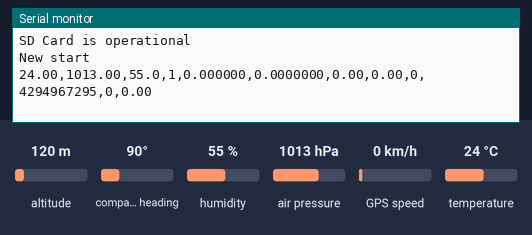
Simulated run of this sketch. Board: Arduino Uno, built with avr-gcc and run on an emulated ATmega328P. Parts: the last lines printed to the serial monitor. Inputs (shaded band) come from the test bench; at power-on: altitude 120 m, compass heading 90°, humidity 55 %, air pressure 1013 hPa, GPS speed 0 km/h, temperature 24 °C. Storage starts empty; the GPS gets a fix after 3 s at 37.7749, -122.4194 with 8 satellites.

Above: at 1.3 s.
1.4 s: altitude set to 20 m
At 2.7 s:
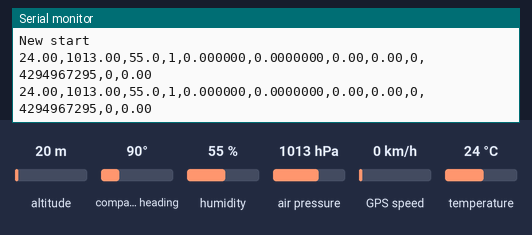
2.9 s: compass heading set to 7°
At 3.6 s:
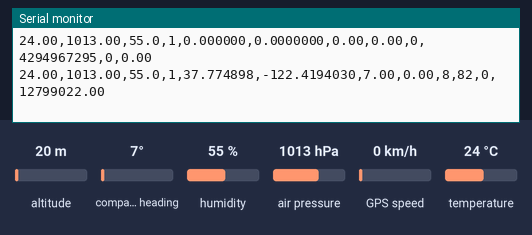
4.4 s: humidity set to 22 %
At 5.7 s:
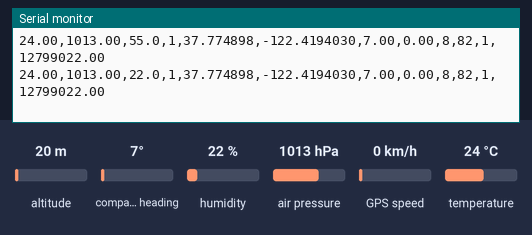
5.9 s: air pressure set to 952 hPa
At 7.1 s:
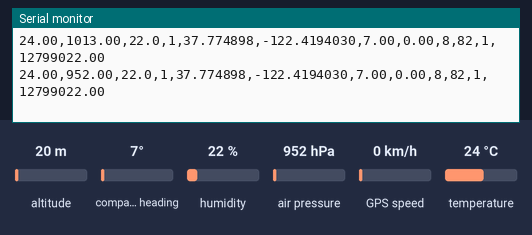
7.4 s: GPS speed set to 2 km/h
At 7.4 s:
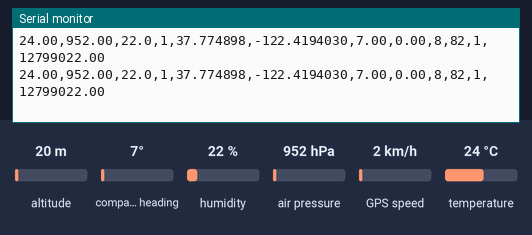

Measured:
- after the input at 2.9 s, the serial monitor: prints a new line after 0.21 s (image 2)
- after the input at 4.4 s, the serial monitor: prints a new line after 0.78 s (image 3)
- after the input at 5.9 s, the serial monitor: prints a new line after 0.32 s (image 4)

The sketch:

Anthus.ino
```cpp
#include <Wire.h>
#include <SD.h>
#include "SparkFunHTU21D.h"
#include <Adafruit_BMP280.h>
#include <SoftwareSerial.h>
#include <TinyGPS++.h>

const int sdCardPinChipSelect = 0;
const char *fileName = "data.csv";
unsigned long timestamp, interval = 0;

static const int RXPin = 3, TXPin = 2;
static const uint32_t GPSBaud = 9600;

float humd;
float Temp;
float Press;

Adafruit_BMP280 bmp; // I2C Interface
HTU21D myHumidity;
File myFile;
TinyGPSPlus gps;
SoftwareSerial ss(RXPin, TXPin);

int i = 0;
int sdStatus;

int i2, interval2, interval3 = 0;

double latBuffer, lngBuffer, courseBuffer, speedBuffer, lastUpdate;
int satellitesConnected;
int valid;

double prevLat, prevLng;

void setup() {
  Serial.begin(115200);

  if (!SD.begin(sdCardPinChipSelect)) {
    Serial.println();
    Serial.println("SD Card initialisation Failed");
    while (true)
      ;
  }
  Serial.println(F("SD Card is operational"));
  Serial.println();

  if (!bmp.begin()) {
    Serial.print("BMP failed to initiate, check wiring");
    while (1)
      ;
  }

  /* Default settings from datasheet. */
  bmp.setSampling(Adafruit_BMP280::MODE_NORMAL,     /* Operating Mode. */
                  Adafruit_BMP280::SAMPLING_X2,     /* Temp. oversampling */
                  Adafruit_BMP280::SAMPLING_X16,    /* Pressure oversampling */
                  Adafruit_BMP280::FILTER_X16,      /* Filtering. */
                  Adafruit_BMP280::STANDBY_MS_500); /* Standby time. */

  myHumidity.begin();
  ss.begin(GPSBaud);

  delay(100);
}

void loop() {

  if (millis() - interval3 > 5000 && gps.location.isUpdated() == true) {
    interval3 = millis();
    prevLat = latBuffer;
    prevLng = lngBuffer;

    }


  if (millis() - interval > 1000) {


    while (ss.available() > 0)
    if (gps.encode(ss.read()))
      displayInfo();

    interval = millis();

    humd = myHumidity.readHumidity();
    Temp = bmp.readTemperature();
    Press = bmp.readPressure() / 100;

    sdLog();

    char input = Serial.read();

    Serial.print(Temp);
    delay(1);
    Serial.print(',');
    Serial.print(Press);
    delay(1);
    Serial.print(',');
    Serial.print(humd, 1);
    delay(1);
    Serial.print(',');
    Serial.print(sdStatus);
    delay(1);
    Serial.print(',');
    Serial.print(latBuffer, 6);
    delay(1);
    Serial.print(',');
    Serial.print(lngBuffer, 7);
    delay(1);
    Serial.print(',');
    Serial.print(courseBuffer);
    delay(1);
    Serial.print(',');
    Serial.print(speedBuffer);
    delay(1);
    Serial.print(',');
    Serial.print(satellitesConnected);
    delay(1);
    Serial.print(',');
    Serial.print(gps.location.age());
    delay(1);
    Serial.print(',');
    Serial.print(valid);
    delay(1);
    Serial.print(',');
    Serial.println(gps.distanceBetween(latBuffer, lngBuffer, prevLat, prevLng));
    delay(1);
  }

  if (millis() > 5000 && gps.charsProcessed() < 10) {
  valid = false;
} else {
  valid = gps.location.isValid();
  }
}

void displayInfo() {

    interval2 = millis();
    latBuffer = gps.location.lat();
    lngBuffer = gps.location.lng();
    courseBuffer = gps.course.deg();
    speedBuffer = gps.speed.mps();
    satellitesConnected = gps.satellites.value();

}

void sdLog() {

  timestamp = millis() / 100;

  String roundedHum = String(humd, 1);
  String roundedTemp = String(Temp, 1);
  String roundedPress = String(Press, 1);
  String roundedAzimuth = String(courseBuffer, 1);
  String roundedSpeed = String(speedBuffer, 1);
  roundedHum.replace(".", ",");
  roundedTemp.replace(".", ",");
  roundedPress.replace(".", ",");
  roundedAzimuth.replace(".", ",");
  roundedSpeed.replace(".", ",");

  myFile = SD.open(fileName, FILE_WRITE);
  if (myFile) {

    if (i == 0)
    {
      myFile.println("-----------------------------------------------------NEW START OF PROGRAM-------------------------------------------------");
      Serial.println("New start");
      i++;
    }
    myFile.print(timestamp);
    myFile.print(";");
    myFile.print(roundedHum);
    myFile.print(";");
    myFile.print(roundedPress);
    myFile.print(";");
    myFile.print(roundedTemp);
    myFile.print(";");
    myFile.print(latBuffer);
    myFile.print(";");
    myFile.print(lngBuffer);
    myFile.print(";");
    myFile.print(roundedAzimuth);
    myFile.print(";");
    myFile.println(roundedSpeed);
    myFile.print(";");
    myFile.println(gps.location.age());
    myFile.close();
    sdStatus = 1;
  }
  else {
    Serial.println(F("Failed to log on the SD card"));
    sdStatus = 0;
  }
}
```
